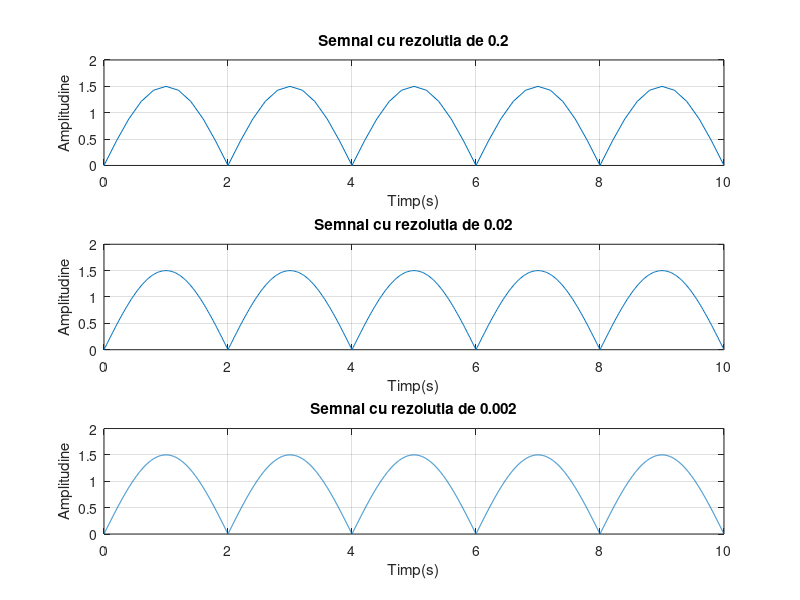

This figure's MATLAB source:
%Tema ex. 5

t1=0:0.2:10;                   %se parcurge t1 de la 0 la 10 cu rezolutia 0.2
x1=abs(1.5*sin(2*pi*0.25*t1)); %initializam semnalul x1 folosind functia abs ce reprezinta modulul
subplot(3,1,1) %se imparte graficul mare in subgrafice
plot(t1,x1),grid,xlabel('Timp(s)'),ylabel('Amplitudine'),title('Semnal cu rezolutia de 0.2') %se afiseaza semnalul x1 folosind plot

t2=0:0.02:10;                   %se parcurge t1 de la 0 la 10 cu rezolutia 0.02
x2=abs(1.5*sin(2*pi*0.25*t2)); %initializam semnalul x2 folosind functia abs ce reprezinta modulul
subplot(3,1,2) %se imparte graficul mare in subgrafice
plot(t2,x2),grid,xlabel('Timp(s)'),ylabel('Amplitudine'),title('Semnal cu rezolutia de 0.02') %se afiseaza semnalul x2 folosind plot

t3=0:0.002:10;                  %%se parcurge t1 de la 0 la 10 cu rezolutia 0.002
x3=abs(1.5*sin(2*pi*0.25*t3)); %initializam semnalul x3 folosind functia abs ce reprezinta modulul
subplot(3,1,3) %se imparte graficul mare in subgrafice
plot(t3,x3),grid,xlabel('Timp(s)'),ylabel('Amplitudine'),title('Semnal cu rezolutia de 0.002') %se afiseaza semnalul x3 folosind plot



    